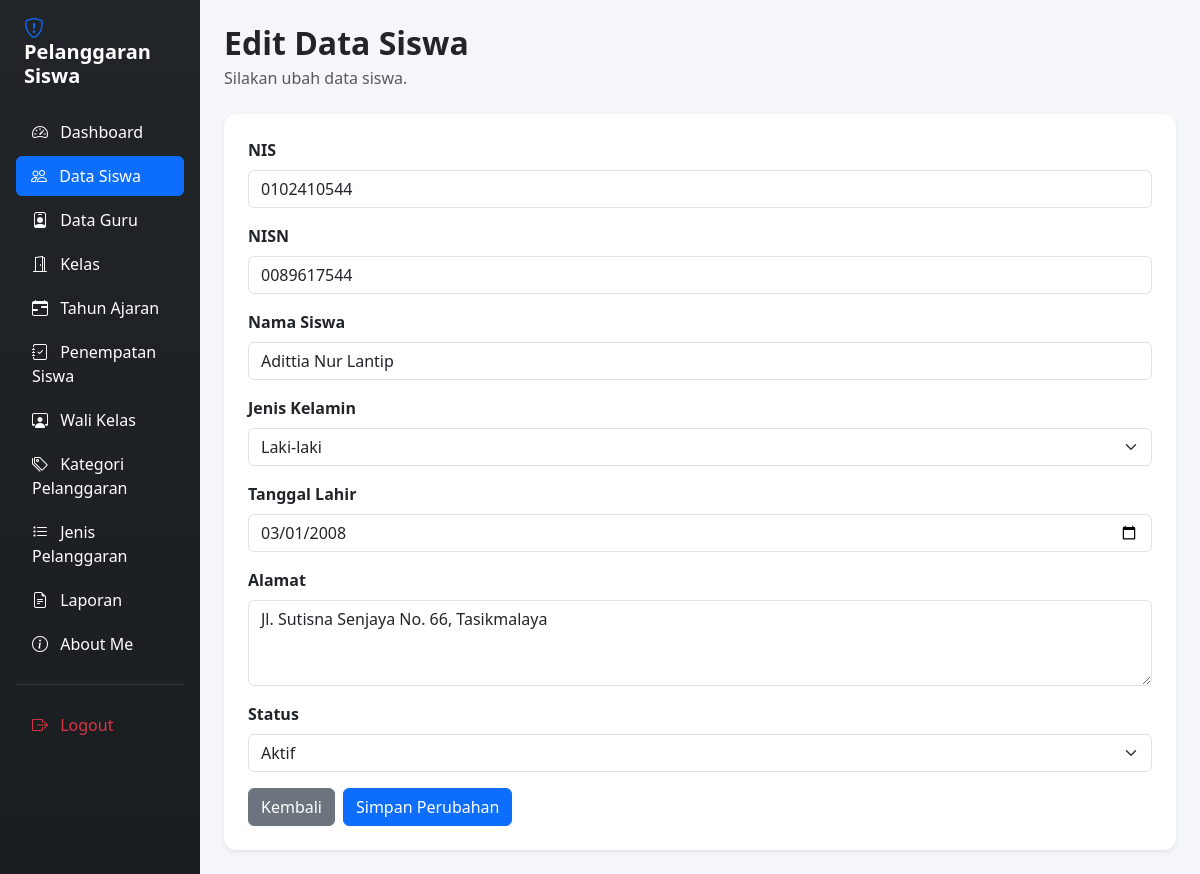
The page /edit_siswa.php?id=25 (signed in) on the database its author committed.
### tables this page shows
CREATE TABLE `t_siswa` (
  `id` int(11) NOT NULL,
  `nis` varchar(10) DEFAULT NULL,
  `nisn` varchar(10) NOT NULL,
  `nama` varchar(150) DEFAULT NULL,
  `jenis_kelamin` char(1) NOT NULL,
  `tanggal_lahir` date NOT NULL,
  `alamat` text NOT NULL,
  `status_aktif` tinyint(1) NOT NULL,
  `created_at` timestamp NOT NULL DEFAULT current_timestamp(),
  `updated_at` timestamp NOT NULL DEFAULT current_timestamp()
);

### edit_siswa.php (the view, shortened to what this page needs)
<?php
include "config/koneksi.php";
$id = $_GET['id'] ?? '';
$stmt = mysqli_prepare($koneksi, "SELECT * FROM t_siswa WHERE id = ?");
mysqli_stmt_bind_param($stmt, "i", $id);
mysqli_stmt_execute($stmt);
$query = mysqli_stmt_get_result($stmt);
$siswa = mysqli_fetch_assoc($query);
?>
<!DOCTYPE html>
<html lang="id">
<head>
    <link href="https://cdn.jsdelivr.net/npm/bootstrap@5.3.8/dist/css/bootstrap.min.css" rel="stylesheet">
    <link href="https://cdn.jsdelivr.net/npm/bootstrap-icons@1.11.3/font/bootstrap-icons.min.css" rel="stylesheet">
</head>
<body>
<div class="container-fluid">
    <div class="row">
        <div class="col-md-3 col-lg-2 sidebar p-3 min-vh-100">
            <h4 class="text-white mb-4 fw-bold fs-5 px-2">
                <i class="bi bi-shield-exclamation text-primary me-2"></i>
                Pelanggaran Siswa
            </h4>
            <ul class="nav nav-pills flex-column gap-1">
                <li class="nav-item">
                    <a href="dashboard.php" class="nav-link text-white">
                        <i class="bi bi-speedometer2 me-2"></i>
                        Dashboard
                    </a>
                </li>
                <li class="nav-item">
                    <a href="data_siswa.php" class="nav-link active">
                        <i class="bi bi-people me-2"></i>
                        Data Siswa
                    </a>
                </li>
                <li class="nav-item">
                    <a href="data_guru.php" class="nav-link text-white">
                        <i class="bi bi-person-badge me-2"></i>
                        Data Guru
                    </a>
                </li>
                <li class="nav-item">
                    <a href="kelas.php" class="nav-link text-white">
                        <i class="bi bi-door-open me-2"></i>
                        Kelas
                    </a>
                </li>
                <li class="nav-item">
                    <a href="tahun_ajaran.php" class="nav-link text-white">
                        <i class="bi bi-calendar-range me-2"></i>
                        Tahun Ajaran
                    </a>
                </li>
                <li class="nav-item">
                    <a href="penepatan_siswa.php" class="nav-link text-white">
                        <i class="bi bi-journal-check me-2"></i>
                        Penempatan Siswa
                    </a>
                </li>
                <li class="nav-item">
                    <a href="wali_kelas.php" class="nav-link text-white">
                        <i class="bi bi-person-workspace me-2"></i>
                        Wali Kelas
                    </a>
                </li>
                <li class="nav-item">
                    <a href="kategori_pelanggaran.php" class="nav-link text-white">
                        <i class="bi bi-tags me-2"></i>
                        Kategori Pelanggaran
                    </a>
                </li>
                <li class="nav-item">
                    <a href="jenis_pelanggaran.php" class="nav-link text-white">
                        <i class="bi bi-list-task me-2"></i>
                        Jenis Pelanggaran
                    </a>
                </li>
                <li class="nav-item">
                    <a href="laporan.php" class="nav-link text-white">
                        <i class="bi bi-file-earmark-text me-2"></i>
                        Laporan
                    </a>
                </li>
                <li class="nav-item">
                    <a href="aboutme.php" class="nav-link text-white">
                        <i class="bi bi-info-circle me-2"></i>
                        About Me
                    </a>
                </li>
                <hr class="text-secondary my-3">
                <li class="nav-item">
                    <a href="logout.php" class="nav-link text-danger">
                        <i class="bi bi-box-arrow-right me-2"></i>
                        Logout
                    </a>
                </li>
            </ul>
        </div>
        <main class="col-md-9 col-lg-10 p-4">
            <h2 class="fw-bold mb-1">
                Edit Data Siswa
            </h2>
            <p class="text-muted mb-4">
                Silakan ubah data siswa.
            </p>
            <div class="card shadow-sm">
                <div class="card-body p-4">
                    <form action="proses_edit_siswa.php" method="POST">
                        <div class="mb-3">
                            <label class="form-label fw-semibold">
                                NIS
                            </label>
                            <input
                                type="text"
                                name="nis"
                                class="form-control"
                                placeholder="Masukkan NIS (15 digit)"
                                value="<?= htmlspecialchars($siswa['nis'] ?? ''); ?>"
                                maxlength="15"
                                minlength="15"
                                pattern="[0-9]{15}"
                                inputmode="numeric"
                                oninput="this.value = this.value.replace(/[^0-9]/g, '').slice(0, 15)"
                                title="NIS harus terdiri dari 15 digit angka"
                                required
                            >
                        </div>
                        <div class="mb-3">
                            <label class="form-label fw-semibold">
                                NISN
                            </label>
                            <input
                                type="text"
                                name="nisn"
                                class="form-control"
                                placeholder="Masukkan NISN (10 digit)"
                                value="<?= htmlspecialchars($siswa['nisn'] ?? ''); ?>"
                                maxlength="10"
                                minlength="10"
                                pattern="[0-9]{10}"
                                inputmode="numeric"
                                oninput="this.value = this.value.replace(/[^0-9]/g, '').slice(0, 10)"
                                title="NISN harus terdiri dari 10 digit angka"
                                required
                            >
                        </div>
                        <div class="mb-3">
                            <label class="form-label fw-semibold">
                                Nama Siswa
                            </label>
                            <input
                                type="text"
                                name="nama"
                                class="form-control"
                                placeholder="Masukkan nama siswa"
                                value="<?= htmlspecialchars($siswa['nama'] ?? ''); ?>"
                                required
                            >
                        </div>
                        <div class="mb-3">
                            <label class="form-label fw-semibold">
                                Jenis Kelamin
                            </label>
                            <select
                                name="jenis_kelamin"
                                class="form-select"
                                required
                            >
                                <option value="L"
                                    <?= ($siswa['jenis_kelamin'] ?? '') == 'L' ? 'selected' : ''; ?>>
                                    Laki-laki
                                </option>
                            </select>
                        </div>
                        <div class="mb-3">
                            <label class="form-label fw-semibold">
                                Tanggal Lahir
                            </label>
                            <input
                                type="date"
                                name="tanggal_lahir"
                                class="form-control"
                                value="<?= htmlspecialchars($siswa['tanggal_lahir'] ?? ''); ?>"
                                required
                            >
                        </div>
                        <div class="mb-3">
                            <label class="form-label fw-semibold">
                                Alamat
                            </label>
                            <textarea
                                name="alamat"
                                class="form-control"
                                rows="3"
                                placeholder="Masukkan alamat siswa"
                            ><?= htmlspecialchars($siswa['alamat'] ?? ''); ?></textarea>
                        </div>
                        <div class="mb-3">
                            <label class="form-label fw-semibold">
                                Status
                            </label>
                            <select
                                name="status_aktif"
                                class="form-select"
                                required
                            >
                                <option value="1"
                                    <?= ($siswa['status_aktif'] ?? '') == 1 ? 'selected' : ''; ?>>
                                    Aktif
                                </option>
                            </select>
                        </div>
                        <div class="d-flex gap-2">
                            <a
                                href="data_siswa.php"
                                class="btn btn-secondary"
                            >
                                Kembali
                            </a>
                            <button
                                type="submit"
                                class="btn btn-primary"
                            >
                                Simpan Perubahan
                            </button>
                        </div>
                    </form>
                </div>
            </div>
        </main>
    </div>
</div>
</body>
</html>

### edit_siswa.php (style rules this page uses)
body { background-color: #f4f6f9; }
.sidebar { background: linear-gradient(180deg, #212529 0%, #1a1e21 100%); }
.nav-link { transition: all 0.3s ease; border-radius: 6px; }
.nav-link:hover, .nav-link.active { background-color: #0d6efd !important; color: white !important; padding-left: 15px; }
.card { border: none; border-radius: 12px; }

### rows shown on the page
t_siswa: nis "0102410544", nisn "0089617544", nama "Adittia Nur Lantip", jenis_kelamin "Laki-laki", tanggal_lahir "03/01/2008", alamat "Jl. Sutisna Senjaya No. 66, Tasikmalaya", status_aktif "Aktif"
